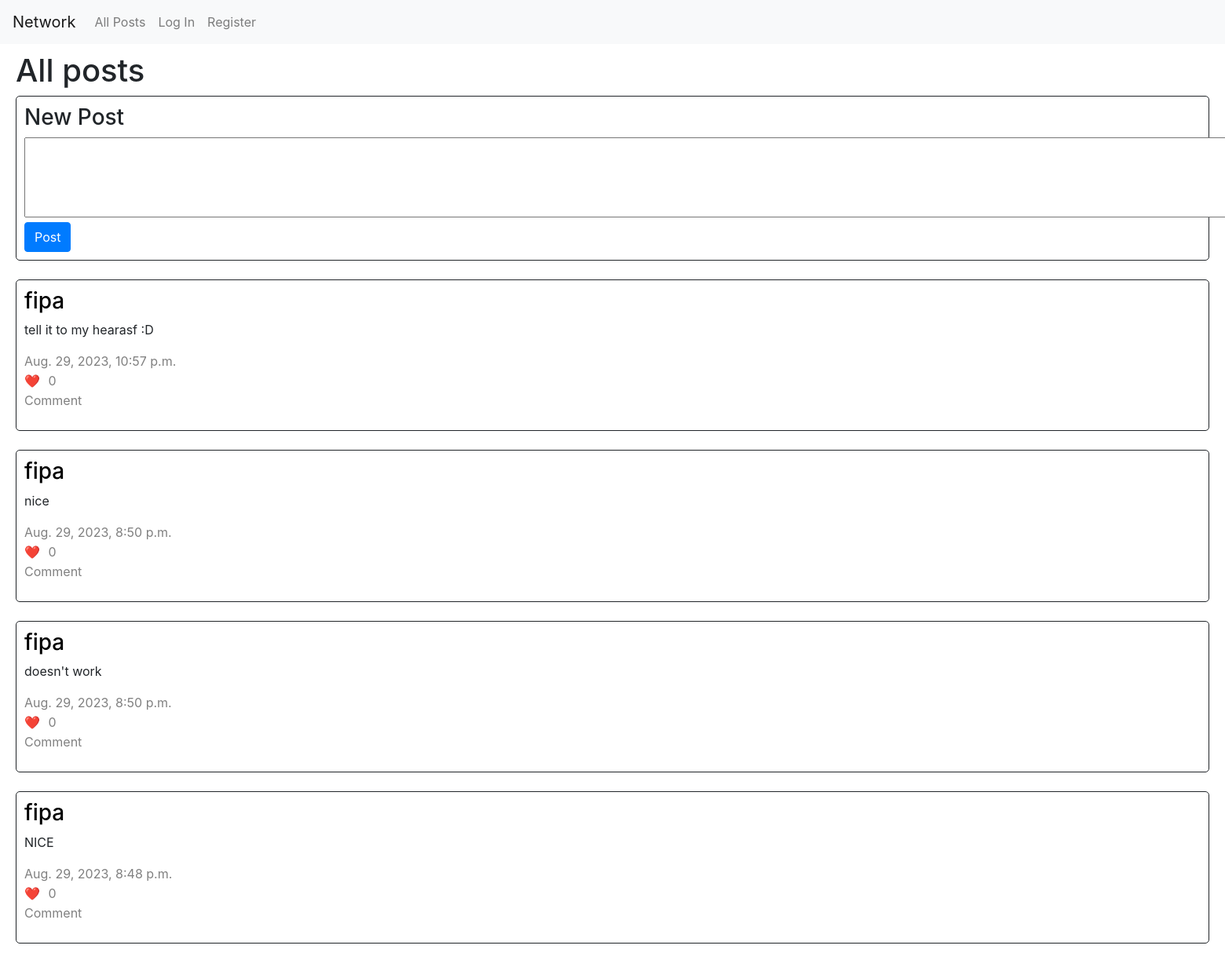
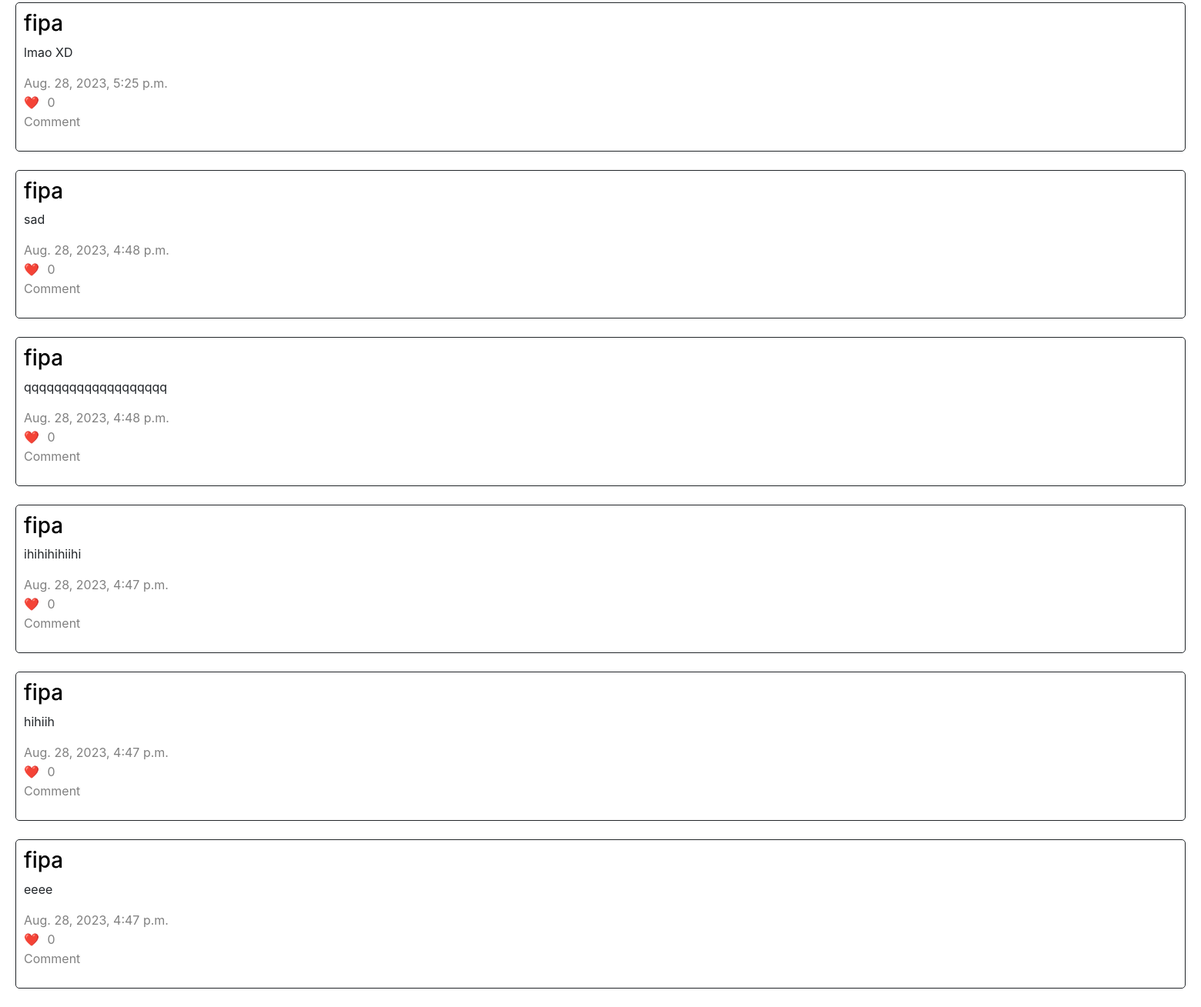
The app's page /, older data (2 pictures, top to bottom).
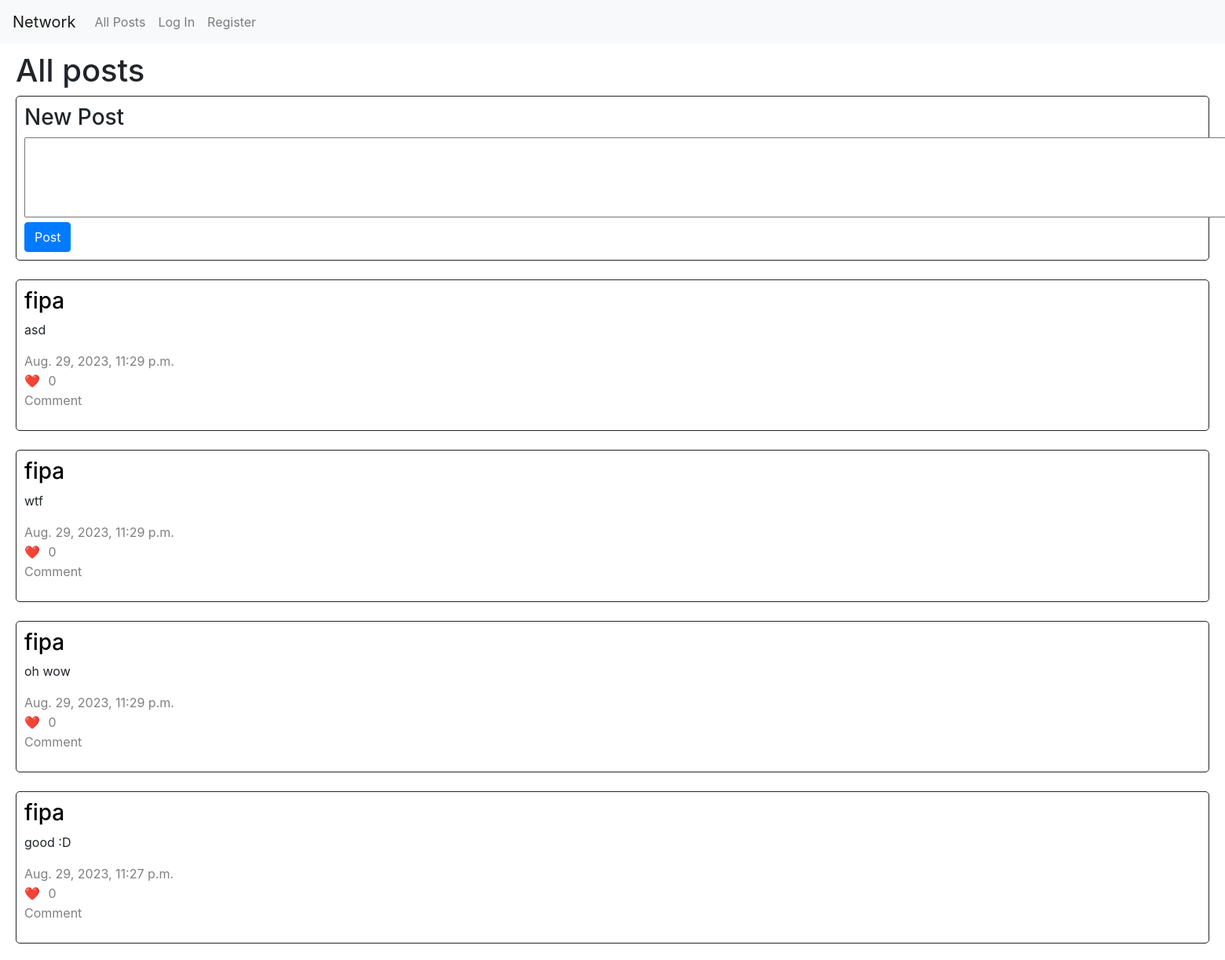
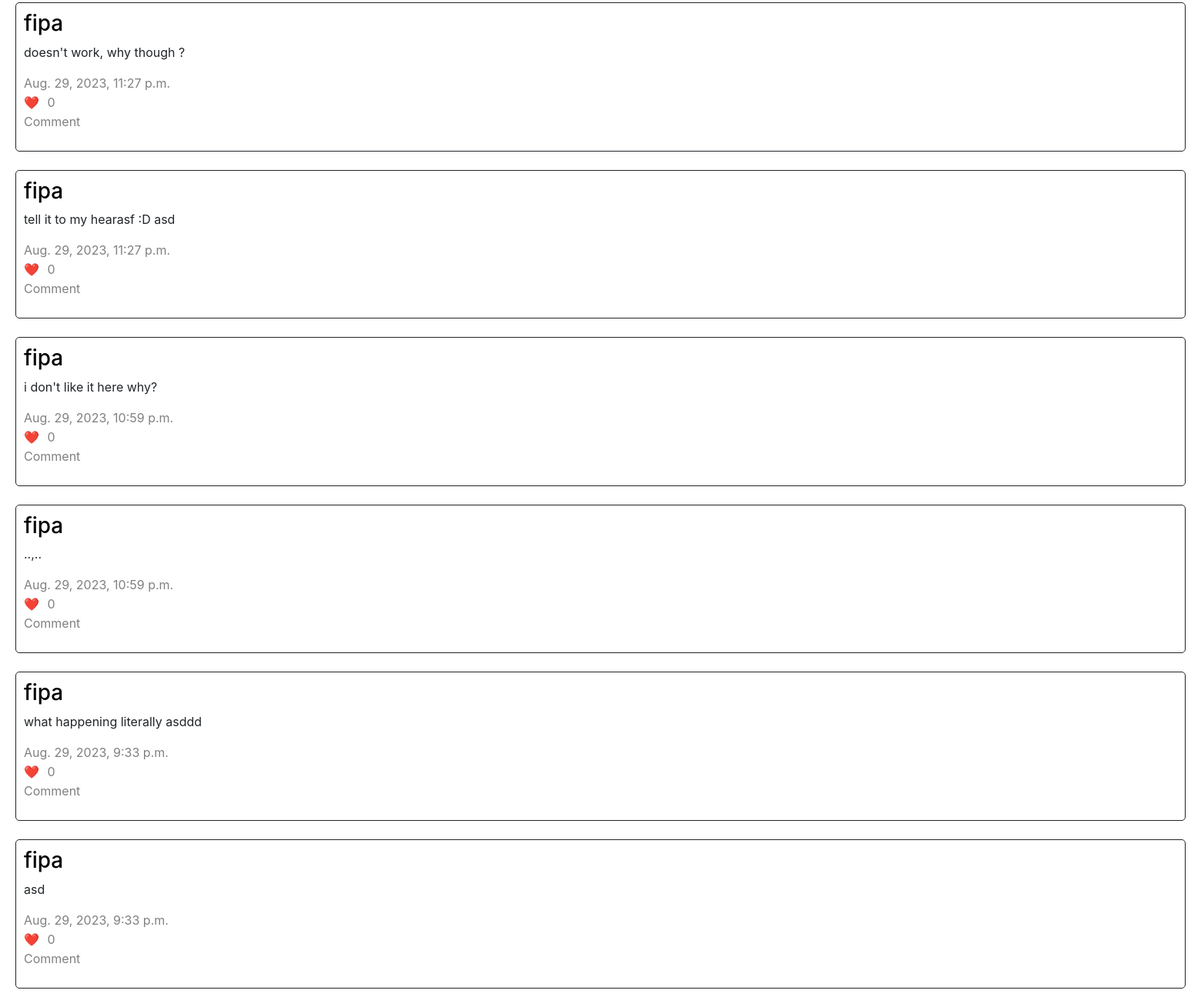
The same page, newer data (2 pictures, top to bottom).
### network/models.py (models this page shows)
class NewPost(models.Model):
    posted_by = models.ForeignKey(User, on_delete=models.CASCADE, related_name='user')
    text = models.CharField(max_length=1000)
    timestamp = models.DateTimeField(default=timezone.now())
    likes = models.IntegerField(default=0)

class User(AbstractUser):
    followers = models.JSONField(default=list)
    following = models.JSONField(default=list)

### network/views.py (the view)
# urls.py: path("", views.index, name="index"),
def index(request):
    page_obj = paginator(request, 'all', 'nothing')
    return render(request, "network/index.html", {
        "posts": page_obj
    })

### network/views.py (called while the page is built)
def paginator(request, mode, username):
    page_number = request.GET.get('page')
    if mode == 'all':
        posts = NewPost.objects.all().order_by('-timestamp')
    elif mode == 'following':
        following = User.objects.filter(username__in=request.user.following).values_list('id', flat=True)
        posts = NewPost.objects.filter(posted_by__in=following).order_by('-timestamp')
    elif mode == 'profile':
        posts = NewPost.objects.filter(posted_by=User.objects.get(username=username)).order_by('-timestamp')
    paginator = Paginator(posts, 10)
    page_obj = paginator.get_page(page_number)
    return page_obj

### network/templates/network/index.html (shortened to what this page needs)
{% extends "network/layout.html" %}
{% block body %}
    <div id="main">
        <h1>All posts</h1>
        {% if not posts.number > 1 %}
            <div id="new_post">
                <form action="{% url 'newpost' %}" method="post">
                    <h3>New Post</h3>
                    <textarea name="new_post" cols="220" rows="4"></textarea><br>
                    <input type="submit" value="Post" class="btn btn-primary">
                </form>
            </div>
        {% endif %}
        <br>
        {% if posts %}
            {% for post in posts %}
                <div class="posts">
                    <h3><a href="{% url 'profile' post.posted_by.username %}" class="profilelink">{{ post.posted_by.username }}</a></h3>
                    <p id="text_{{ post.id }}">{{ post.text }}</p>
                    <span class="greytext">{{ post.timestamp }}</span><br>
                    <div class="like_div">
                        <span>❤️</span>
                        <button class="like_button" data-id="{{ post.id }}">{{ post.likes }}</button>
                    </div>
                    <p class="greytext">Comment</p>
                </div><br>
            {% endfor %}
        {% endif %}
    </div>
{% endblock %}

Row changes from the older to the newer data that the page shows:
no longer on this page (row unchanged): NewPost: posted_by.username "fipa", text "NICE", timestamp "Aug. 29, 2023, 8:48 p.m.", likes "0"
no longer on this page (row unchanged): NewPost: posted_by.username "fipa", text "lmao XD", timestamp "Aug. 28, 2023, 5:25 p.m.", likes "0"
no longer on this page (row unchanged): NewPost: posted_by.username "fipa", text "sad", timestamp "Aug. 28, 2023, 4:48 p.m.", likes "0"
no longer on this page (row unchanged): NewPost: posted_by.username "fipa", text "qqqqqqqqqqqqqqqqqqq", timestamp "Aug. 28, 2023, 4:48 p.m.", likes "0"
no longer on this page (row unchanged): NewPost: posted_by.username "fipa", text "ihihihihiihi", timestamp "Aug. 28, 2023, 4:47 p.m.", likes "0"
no longer on this page (row unchanged): NewPost: posted_by.username "fipa", text "hihiih", timestamp "Aug. 28, 2023, 4:47 p.m.", likes "0"
no longer on this page (row unchanged): NewPost: posted_by.username "fipa", text "eeee", timestamp "Aug. 28, 2023, 4:47 p.m.", likes "0"
added NewPost: posted_by.username "fipa", text "asd", timestamp "Aug. 29, 2023, 11:29 p.m.", likes "0"
added NewPost: posted_by.username "fipa", text "wtf", timestamp "Aug. 29, 2023, 11:29 p.m.", likes "0"
added NewPost: posted_by.username "fipa", text "oh wow", timestamp "Aug. 29, 2023, 11:29 p.m.", likes "0"
changed NewPost: text "nice" → "good :D"; timestamp "Aug. 29, 2023, 8:50 p.m." → "Aug. 29, 2023, 11:27 p.m."
changed NewPost: text "doesn't work" → "doesn't work, why though ?"; timestamp "Aug. 29, 2023, 8:50 p.m." → "Aug. 29, 2023, 11:27 p.m."
changed NewPost: text "tell it to my hearasf :D" → "tell it to my hearasf :D asd"; timestamp "Aug. 29, 2023, 10:57 p.m." → "Aug. 29, 2023, 11:27 p.m."; moves down the list
added NewPost: posted_by.username "fipa", text "i don't like it here why?", timestamp "Aug. 29, 2023, 10:59 p.m.", likes "0"
added NewPost: posted_by.username "fipa", text "..,..", timestamp "Aug. 29, 2023, 10:59 p.m.", likes "0"
added NewPost: posted_by.username "fipa", text "what happening literally asddd", timestamp "Aug. 29, 2023, 9:33 p.m.", likes "0"
added NewPost: posted_by.username "fipa", text "asd", timestamp "Aug. 29, 2023, 9:33 p.m.", likes "0"
